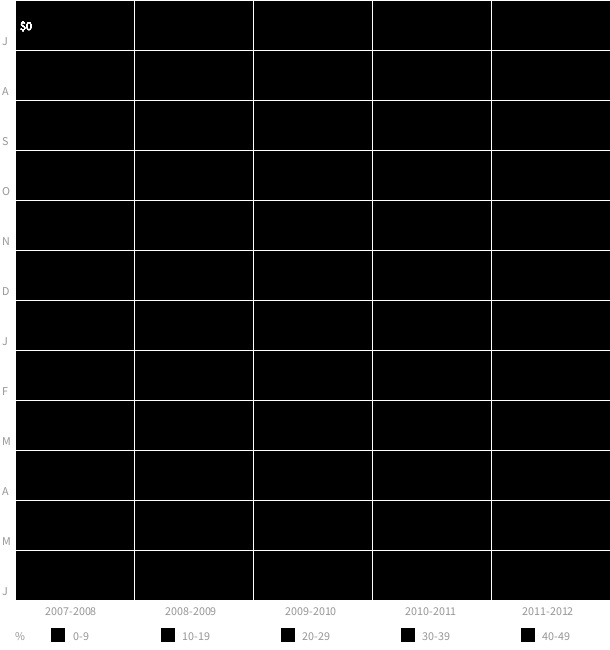
Frame 1 (no input)
Frame 60 (the mouse pressed at the canvas centre just before this capture): identical to frame 1, image omitted
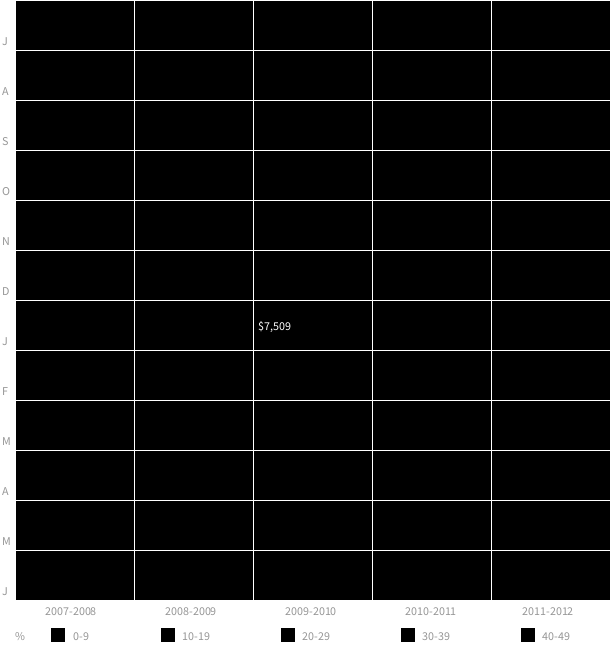
Frame 120 (the mouse held since frame 60 and released just before this capture)

The Processing sketch that drew these frames (run headless with seeded random() and noise(); from frame 60 on, the mouse is pressed at the canvas centre):

// Processing sketch: processing_88385
// ── processing_88385.pde

float y;
int x;
color group1 = color(#41F24D); //0%-9%
color group2 = color(#1DBF28); //10%-19%
color group3 = color(#00960A); //20%-29%
color group4 = color(#006106); //30%-39%
color group5 = color(#003804); //40%-49%

void setup() {
  size(610, 650);
  smooth();
  stroke(255);
  background(255);
  fill(150);
  text("%", 15, 640);
  fill(group1);
  rect(50, 627, 15, 15);
  fill(150);
  text("0-9", 73, 640);
  fill(group2);
  rect(160, 627, 15, 15);
  fill(150);
  text("10-19", 182, 640);
  fill(group3);
  rect(280, 627, 15, 15);
  fill(150);
  text("20-29", 302, 640);
  fill(group4);
  rect(400, 627, 15, 15);
  fill(150);
  text("30-39", 422, 640);
  fill(group5);
  rect(520, 627, 15, 15);
  fill(150);
  text("40-49", 542, 640);
      fill(150);
    text("J", 2, 45);
    text("A", 2, 95);
    text("S", 2, 145);
    text("O", 2, 195);
    text("N", 2, 245);
    text("D", 2, 295);
    text("J", 2, 345);
    text("F", 2, 395);
    text("M", 2, 445);
    text("A", 2, 495);
    text("M", 2, 545);
    text("J", 2, 595);
  text("2007-2008", 45, 615);
  text("2008-2009", 165, 615);
  text("2009-2010", 285, 615);
  text("2010-2011", 405, 615);
  text("2011-2012", 522, 615);
  
}

void draw() {
//2007-2008
  for(int i = 0; i < 12; i++) {
    y = i*(height/13);
    x=15;
    fill(group1);
    rect(x, y, 120, 50);
    //J
        if (mouseX < 120){
        if (mouseY < 50) {
            fill(255);
            text("$0", x+5, 30);
        }} else {
         }
         //August
        if (mouseX < 120){
        if (mouseY > 50) {
        if (mouseY < 100) {
            fill(255);
            text("$0", x+5, 80);
        }}} else {
         }
         //September
        if (mouseX < 120){
        if (mouseY > 100) {
        if (mouseY < 150) {
            fill(255);
            text("$0", x+5, 130);
        }}} else {
         }
         //October
    fill(group4);
    rect(x, (height/13)*3, 120, 50);
        if (mouseX < 120){
        if (mouseY > 150) {
        if (mouseY < 200) {
            fill(255);
            text("$15,404", x+5, 180);
        }}} else {
         }
         //November
    fill(group3);
    rect(x, (height/13)*4, 120, 50);
        if (mouseX < 120){
        if (mouseY > 200) {
        if (mouseY < 250) {
            fill(255);
            text("$14,233", x+5, 230);
        }}} else {
         }
         //December
    fill(group2);
    rect(x, (height/13)*5, 120, 50);
        if (mouseX < 120){
        if (mouseY > 250) {
        if (mouseY < 300) {
            fill(255);
            text("$6,384", x+5, 280);
        }}} else {
         }
         //January
        if (mouseX < 120){
        if (mouseY > 300) {
        if (mouseY < 350) {
            fill(255);
            text("$3,816", x+5, 330);
        }}} else {
         }
        // February
        if (mouseX < 120){
        if (mouseY > 350) {
        if (mouseY < 400) {
            fill(255);
            text("$0", x+5, 380);
        }}} else {
         }
         //March
    fill(group3);
    rect(x, (height/13)*8, 120, 50);
        if (mouseX < 120){
        if (mouseY > 400) {
        if (mouseY < 450) {
            fill(255);
            text("$12,822", x+5, 430);
        }}} else {
         }
    //April
    fill(group2);
    rect(x, (height/13)*9, 120, 50);
        if (mouseX < 120){
        if (mouseY > 450) {
        if (mouseY < 500) {
            fill(255);
            text("$6,232", x+5, 480);
        }}} else {
         }
         //May
        if (mouseX < 120){
        if (mouseY > 500) {
        if (mouseY < 550) {
            fill(255);
            text("$0", x+5, 530);
        }}} else {
         }
    //June
    fill(group2);
    rect(x, (height/13)*11, 120, 50);
        if (mouseX < 120){
        if (mouseY > 550) {
        if (mouseY < 600) {
            fill(255);
            text("$5,107", x+5, 580);
        }}} else {
         }
  } 
  //2008-2009      
  for(int i = 0; i < 12; i++) {
    y = i*(height/13);
    x=((width/5)*1)+12;
    fill(group1);
    rect(x, y, 120, 50);
    //July
        if (mouseX > 120){
        if (mouseX <240) {
        if (mouseY < 50) {
            fill(255);
            text("$0", x+5, 30);
        }}} else {
         }
         //August
        if (mouseX > 120){
        if (mouseX < 240) {
        if (mouseY > 50) {
        if (mouseY < 100) {
            fill(255);
            text("$0", x+5, 80);
        }}}} else {
         }
         //September
        if (mouseX > 120){
        if (mouseX < 240) {
        if (mouseY > 100) {
        if (mouseY < 150) {
            fill(255);
            text("$0", x+5, 130);
        }}}} else {
         }
         //October
         if (mouseX > 120){
        if (mouseX < 240) {
        if (mouseY > 150) {
        if (mouseY < 200) {
            fill(255);
            text("$3,617", x+5, 180);
        }}}} else {
         }
         //November
         if (mouseX > 120){
        if (mouseX < 240) {
        if (mouseY > 200) {
        if (mouseY < 250) {
            fill(255);
            text("$0", x+5, 230);
        }}}} else {
         }
         //December
         if (mouseX > 120){
        if (mouseX < 240) {
        if (mouseY > 250) {
        if (mouseY < 300) {
            fill(255);
            text("$0", x+5, 280);
        }}}} else {
         }
         //January
         if (mouseX > 120){
        if (mouseX < 240) {
        if (mouseY > 300) {
        if (mouseY < 350) {
            fill(255);
            text("$0", x+5, 330);
        }}}} else {
         }
         //February
    fill(group2);
    rect(x, (height/13)*7, 120, 50);
        if (mouseX > 120){
        if (mouseX < 240) {
        if (mouseY > 350) {
        if (mouseY < 400) {
            fill(255);
            text("$6,010", x+5, 380);
        }}}} else {
         }
         //March
    fill(group5);
    rect(x, (height/13)*8, 120, 50);
        if (mouseX > 120){
        if (mouseX < 240) {
        if (mouseY > 400) {
        if (mouseY < 450) {
            fill(255);
            text("$22,443", x+5, 430);
        }}}} else {
         }
         //April
    fill(group4);
    rect(x, (height/13)*9, 120, 50);
        if (mouseX > 120){
        if (mouseX < 240) {
        if (mouseY > 450) {
        if (mouseY < 500) {
            fill(255);
            text("$18,075", x+5, 480);
        }}}} else {
         }
         //May
    fill(group2);
    rect(x, (height/13)*10, 120, 50);
        if (mouseX > 120){
        if (mouseX < 240) {
        if (mouseY > 500) {
        if (mouseY < 550) {
            fill(255);
            text("$4,856", x+5, 530);
        }}}} else {
         }
        // June
        if (mouseX > 120){
        if (mouseX < 240) {
        if (mouseY > 550) {
        if (mouseY < 600) {
            fill(255);
            text("$0", x+5, 580);
        }}}} else {
         }
  }
//2009-2010
  for(int i = 0; i < 12; i++) {
    y = i*(height/13);
    x=((width/5)*2)+9;
    fill(group1);
    rect(x, y, 120, 50);
    //July
        if (mouseX > 240){
        if (mouseX < 360) {
        if (mouseY < 50) {
            fill(255);
            text("$386", x+5, 30);
        }}} else {
         }
         //August
        if (mouseX > 240){
        if (mouseX < 360) {
        if (mouseY > 50) {
        if (mouseY < 100) {
            fill(255);
            text("$0", x+5, 80);
        }}}} else {
         }
         //September
        if (mouseX > 240){
        if (mouseX < 360) {
        if (mouseY > 100) {
        if (mouseY < 150) {
            fill(255);
            text("$2000", x+5, 130);
        }}}} else {
         }
         //October
         if (mouseX > 240){
        if (mouseX < 360) {
        if (mouseY > 150) {
        if (mouseY < 200) {
            fill(255);
            text("$0", x+5, 180);
        }}}} else {
         }
         //November
         if (mouseX > 240){
        if (mouseX < 360) {
        if (mouseY > 200) {
        if (mouseY < 250) {
            fill(255);
            text("$0", x+5, 230);
        }}}} else {
         }
         //December
    fill(group4);
    rect(x, (height/13)*5, 120, 50);
         if (mouseX > 240){
        if (mouseX < 360) {
        if (mouseY > 250) {
        if (mouseY < 300) {
            fill(255);
            text("$14,921", x+5, 280);
        }}}} else {
         }
         //January
    fill(group2);
    rect(x, (height/13)*6, 120, 50);
         if (mouseX > 240){
        if (mouseX < 360) {
        if (mouseY > 300) {
        if (mouseY < 350) {
            fill(255);
            text("$7,509", x+5, 330);
        }}}} else {
         }
         //February
//    fill(group1);
//    rect(x, (height/13)*7, 120, 50);
        if (mouseX > 240){
        if (mouseX < 360) {
        if (mouseY > 350) {
        if (mouseY < 400) {
            fill(255);
            text("$0", x+5, 380);
        }}}} else {
         }
         //March
//    fill(group1);
//    rect(x, (height/13)*8, 120, 50);
        if (mouseX > 240){
        if (mouseX < 360) {
        if (mouseY > 400) {
        if (mouseY < 450) {
            fill(255);
            text("$0", x+5, 430);
        }}}} else {
         }
         //April
    fill(group4);
    rect(x, (height/13)*9, 120, 50);
        if (mouseX > 240){
        if (mouseX < 360) {
        if (mouseY > 450) {
        if (mouseY < 500) {
            fill(255);
            text("$15,115", x+5, 480);
        }}}} else {
         }
         //May
    fill(group2);
    rect(x, (height/13)*10, 120, 50);
        if (mouseX > 240){
        if (mouseX < 360) {
        if (mouseY > 500) {
        if (mouseY < 550) {
            fill(255);
            text("$6,345", x+5, 530);
        }}}} else {
         }
        // June
        if (mouseX > 240){
        if (mouseX < 360) {
        if (mouseY > 550) {
        if (mouseY < 600) {
            fill(255);
            text("$1,032", x+5, 580);
        }}}} else {
         }
  }
//2010-2011
  for(int i = 0; i < 12; i++) {
    y = i*(height/13);
    x=((width/5)*3)+6;
    fill(group1);
    rect(x, y, 120, 50);
    //July
        if (mouseX > 360){
        if (mouseX < 480) {
        if (mouseY < 50) {
            fill(255);
            text("$0", x+5, 30);
        }}} else {
         }
         //August
        if (mouseX > 360){
        if (mouseX < 480) {
        if (mouseY > 50) {
        if (mouseY < 100) {
            fill(255);
            text("$0", x+5, 80);
        }}}} else {
         }
         //September
        fill(group3);
        rect(x, (height/13)*2, 120, 50);
        if (mouseX > 360){
        if (mouseX < 480) {
        if (mouseY > 100) {
        if (mouseY < 150) {
            fill(255);
            text("$12,865", x+5, 130);
        }}}} else {
         }
         //October
         if (mouseX > 360){
        if (mouseX < 480) {
        if (mouseY > 150) {
        if (mouseY < 200) {
            fill(255);
            text("$0", x+5, 180);
        }}}} else {
         }
         //November
         if (mouseX > 360){
        if (mouseX < 480) {
        if (mouseY > 200) {
        if (mouseY < 250) {
            fill(255);
            text("$0", x+5, 230);
        }}}} else {
         }
         //December
    fill(group4);
    rect(x, (height/13)*5, 120, 50);
         if (mouseX > 360){
        if (mouseX < 480) {
        if (mouseY > 250) {
        if (mouseY < 300) {
            fill(255);
            text("$17,902", x+5, 280);
        }}}} else {
         }
         //January
    fill(group2);
    rect(x, (height/13)*6, 120, 50);
         if (mouseX > 360){
        if (mouseX < 480) {
        if (mouseY > 300) {
        if (mouseY < 350) {
            fill(255);
            text("$8,598", x+5, 330);
        }}}} else {
         }
         //February
        if (mouseX > 360){
        if (mouseX < 480) {
        if (mouseY > 350) {
        if (mouseY < 400) {
            fill(255);
            text("$0", x+5, 380);
        }}}} else {
         }
         //March
    fill(group3);
    rect(x, (height/13)*8, 120, 50);
        if (mouseX > 360){
        if (mouseX < 480) {
        if (mouseY > 400) {
        if (mouseY < 450) {
            fill(255);
            text("$11,627", x+5, 430);
        }}}} else {
         }
         //April
    fill(group3);
    rect(x, (height/13)*9, 120, 50);
        if (mouseX > 360){
        if (mouseX < 480) {
        if (mouseY > 450) {
        if (mouseY < 500) {
            fill(255);
            text("$11,779", x+5, 480);
        }}}} else {
         }
         //May
        if (mouseX > 360){
        if (mouseX < 480) {
        if (mouseY > 500) {
        if (mouseY < 550) {
            fill(255);
            text("$4,659", x+5, 530);
        }}}} else {
         }
        // June
        if (mouseX > 360){
        if (mouseX < 480) {
        if (mouseY > 550) {
        if (mouseY < 600) {
            fill(255);
            text("$0", x+5, 580);
        }}}} else {
         }
  }
//2011, 2012
  for(int i = 0; i < 12; i++) {
    y = i*(height/13);
    x=((width/5)*4)+3;
    fill(group1);
    rect(x, y, 120, 50);
    //July
        if (mouseX > 480) {
        if (mouseY < 50) {
            fill(255);
            text("$0", x+5, 30);
        }} else {
         }
         //August
        if (mouseX > 480) {
        if (mouseY > 50) {
        if (mouseY < 100) {
            fill(255);
            text("$0", x+5, 80);
        }}} else {
         }
         //September
        if (mouseX > 480) {
        if (mouseY > 100) {
        if (mouseY < 150) {
            fill(255);
            text("$0", x+5, 130);
        }}} else {
         }
         //October
        fill(group3);
        rect(x, (height/13)*3, 120, 50);
        if (mouseX > 480) {
        if (mouseY > 150) {
        if (mouseY < 200) {
            fill(255);
            text("$6,632", x+5, 180);
        }}} else {
         }
         //November
        if (mouseX > 480) {
        if (mouseY > 200) {
        if (mouseY < 250) {
            fill(255);
            text("$0", x+5, 230);
        }}} else {
         }
         //December
        if (mouseX > 480) {
        if (mouseY > 250) {
        if (mouseY < 300) {
            fill(255);
            text("$0", x+5, 280);
        }}} else {
         }
         //January
    fill(group3);
    rect(x, (height/13)*6, 120, 50);
        if (mouseX > 480) {
        if (mouseY > 300) {
        if (mouseY < 350) {
            fill(255);
            text("$13,022", x+5, 330);
        }}} else {
         }
         //February
        fill(group2);
        rect(x, (height/13)*7, 120, 50);
        if (mouseX > 480) {
        if (mouseY > 350) {
        if (mouseY < 400) {
            fill(255);
            text("$7,328", x+5, 380);
        }}} else {
         }
         //March
        if (mouseX > 480) {
        if (mouseY > 400) {
        if (mouseY < 450) {
            fill(255);
            text("$500", x+5, 430);
        }}} else {
         }
         //April
    fill(group4);
    rect(x, (height/13)*9, 120, 50);
        if (mouseX > 480) {
        if (mouseY > 450) {
        if (mouseY < 500) {
            fill(255);
            text("$18,091", x+5, 480);
        }}} else {
         }
         //May
        fill(group2);
        rect(x, (height/13)*10, 120, 50);
        if (mouseX > 480) {
        if (mouseY > 500) {
        if (mouseY < 550) {
            fill(255);
            text("$9,523", x+5, 530);
        }}} else {
         }
        // June
        if (mouseX > 480) {
        if (mouseY > 550) {
        if (mouseY < 600) {
            fill(255);
            text("$0", x+5, 580);
        }}} else {
         }
  }
}
